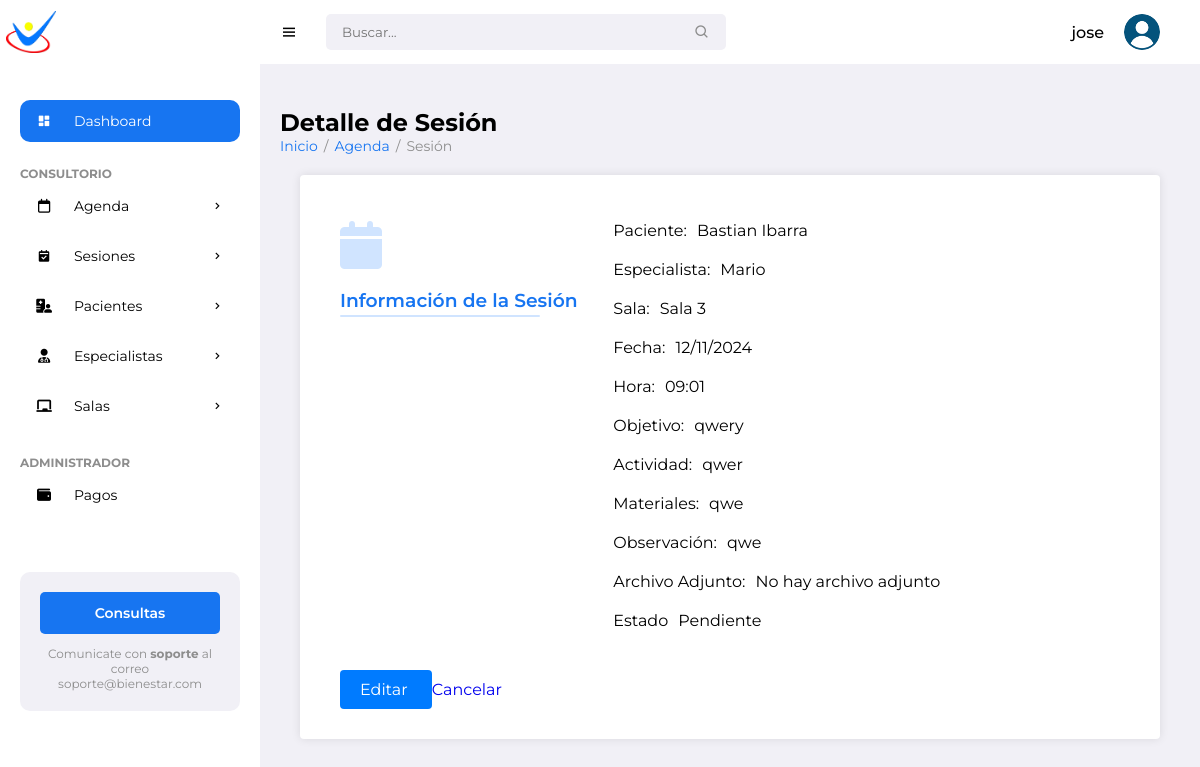
Screenshot of /sessions/12/ (signed in) with the database file from the repository.
### pacientes/models.py (models this page shows, shortened)
class Session(models.Model):
    STATUS_CHOICES = [
        ('Pendiente', 'Pendiente'),
        ('Realizada', 'Realizada'),
        ('Cancelada', 'Cancelada')
    ]
    patient = models.ForeignKey(Patient, on_delete=models.CASCADE, related_name='sessions')
    specialist = models.ForeignKey(Specialist, on_delete=models.CASCADE, related_name='sessions')
    room = models.ForeignKey(Room, on_delete=models.SET_NULL, null=True, related_name='sessions')
    date = models.DateField()
    time = models.TimeField()
    objective = models.CharField(max_length=255)
    activity = models.TextField()
    materials = models.TextField(blank=True)
    observation = models.TextField(blank=True)
    attachment = models.FileField(upload_to='session_attachments/', blank=True, null=True)
    status = models.CharField(
        max_length=10,
        choices=STATUS_CHOICES,
        default='Pendiente',
        help_text="Estado de la sesión: 'Pendiente', 'Completada o 'Cancelada'."
    )

class Patient(models.Model):
    name = models.CharField(max_length=100)
    surname = models.CharField(max_length=100)
    date_of_birth = models.DateField()
    gender = models.CharField(max_length=10, choices=[('M','Male'), ('F','Female')])
    address = models.CharField(max_length=255)
    phone_number = models.CharField(max_length=20)
    email = models.EmailField()
    cost_session = models.DecimalField(max_digits=10, decimal_places=2, default=0)
    photo = models.ImageField(upload_to='patient_photos/', blank=True, null=True)
    marital_status = models.CharField(max_length=20)
    medical_diagnosis = models.TextField()
    attachments = models.FileField(upload_to='patient_attachments/', blank=True, null=True)
    therapy = models.CharField(max_length=100)
    education = models.CharField(max_length=100, default='No especificado')
    therapist = models.ForeignKey(Specialist, on_delete=models.SET_NULL, null=True, related_name='patients')
    medical_history = models.TextField(blank=True, null=True)
    allergies = models.CharField(max_length=255, blank=True)  # Changed from TextField
    emergency_contact_name = models.CharField(max_length=100)
    emergency_contact_phone = models.CharField(max_length=20)  # Updated length
    notes = models.TextField(blank=True)
    created_date = models.DateTimeField(auto_now_add=True)
    status = models.CharField(max_length=50, choices=[
        ('Active', 'Active'),
        ('Discharged', 'Discharged'),
        ('Suspended', 'Suspended')
    ], blank=True,
        null=True)

class Specialist(models.Model):
    name = models.CharField(max_length=100)
    surname = models.CharField(max_length=100)
    specialty = models.CharField(max_length=100)
    email = models.EmailField()
    phone = models.CharField(max_length=20)

class Room(models.Model):
    name = models.CharField(max_length=100)
    capacity = models.IntegerField()
    location = models.CharField(max_length=100)
    specialists = models.ManyToManyField(Specialist, related_name='rooms')

### pacientes/views.py (the view, shortened to what this page needs)
# urls.py: path('sessions/<int:session_id>/', views.session_detail, name='session_detail'),
@login_required
def session_detail(request, session_id):
    session = get_object_or_404(Session, id=session_id)
    return render(request, 'pacientes/session/session_detail.html', {'session': session})

### pacientes/templates/pacientes/session/session_detail.html (shortened to what this page needs)
{% extends "pacientes/base/base.html" %}
{% block content %}
<h1>Detalle de Sesión</h1>
<ul class="breadcrumbs">
    <li><a href="{% url 'patient_list' %}">Inicio</a></li>
    <li class="divider">/</li>
    <li><a href="{% url 'calendar' %}">Agenda</a></li>
    <li class="divider">/</li>
    <li><a href="#" class="active">Sesión</a></li>
</ul>
<div class="form-container">
    <form method="post" class="add-form">
        <div class="row section">
            <div class="col-title">
                <i class="fa-solid fa-calendar"></i>
                <h3>Información de la Sesión</h3>
            </div>
            <div class="col-fields">
                <div class="form-group">
                    <label for="{{ form.patient.id_for_label }}">Paciente:</label>
                    <p>{{ session.patient.name }} {{ session.patient.surname }}</p>
                </div>
                <div class="form-group">
                    <label for="{{ form.specialist.id_for_label }}">Especialista:</label>
                    <p>{{ session.specialist.name }}</p>
                </div>
                <div class="form-group">
                    <label for="{{ form.room.id_for_label }}">Sala:</label>
                    <p>{{ session.room.name }}</p>
                </div>
                <div class="form-group">
                    <label for="{{ form.date.id_for_label }}">Fecha:</label>
                    <p>{{ session.date|date:"d/m/Y" }}</p>
                </div>
                <div class="form-group">
                    <label for="{{ form.time.id_for_label }}">Hora:</label>
                    <p>{{ session.time|time:"H:i" }}</p>
                </div>
                <div class="form-group">
                    <label for="{{ form.objective.id_for_label }}">Objetivo:</label>
                    <p>{{ session.objective }}</p>
                </div>
                <div class="form-group">
                    <label for="{{ form.activity.id_for_label }}">Actividad:</label>
                    <p>{{ session.activity }}</p>
                </div>
                <div class="form-group">
                    <label for="{{ form.materials.id_for_label }}">Materiales:</label>
                    <p>{{ session.materials }}</p>
                </div>
                <div class="form-group">
                    <label for="{{ form.observation.id_for_label }}">Observación:</label>
                    <p>{{ session.observation }}</p>
                </div>
                <div class="form-group">
                    <label for="{{ form.attachment.id_for_label }}">Archivo Adjunto:</label>
                    {% if session.attachment %}
                        <a href="{{ session.attachment.url }}" target="_blank">{{ session.attachment.name }}</a>
                    {% else %}
                        <p>No hay archivo adjunto</p>
                    {% endif %}
                </div>
                <div class="form-group">
                    <label for="{{ form.status.id_for_label }}">Estado</label>
                    <p>{{ session.get_status_display }}</p>
                </div>
            </div>
        </div>
        <div class="button-group">
            <a href="{% url 'edit_session' session.id %}" class="btn btn-primary">
                Editar
            </a>
            <a href="{% url 'reservation_list' %}" class="btn btn-secundary">
                Cancelar
            </a>
        </div>
    </form>
</div>
{% endblock %}

### pacientes/templates/pacientes/base/base.html (shortened to what this page needs)
{% load static %}
<!DOCTYPE html>
<html lang="en">
<head>
	<link href='https://unpkg.com/boxicons@2.0.9/css/boxicons.min.css' rel='stylesheet'>
	<link rel="stylesheet" href="https://cdnjs.cloudflare.com/ajax/libs/font-awesome/6.5.2/css/all.min.css">
	<link rel="stylesheet" href="{% static 'pacientes/css/styles.css' %}">
</head>
<body>
		<section id="sidebar">
			<a href="#" class="brand"><img src="{% static 'pacientes/images/min_logo.png' %}" alt="" style="width: 50px;"></a>
			<ul class="side-menu">
				<li><a href="#" class="active"><i class='bx bxs-dashboard icon' ></i> Dashboard</a></li>
				<li class="divider" data-text="Consultorio"></li>
				<li>
					<a href="{% url 'calendar' %}"><i class="fa-regular fa-calendar icon"></i>Agenda <i class='bx bx-chevron-right icon-right' ></i></a>
				</li>
				<li>
					<a href="{% url 'reservation_list' %}">
						<i class='bx bxs-calendar-check icon'></i> Sesiones
						<i class='bx bx-chevron-right icon-right'></i>
					</a>
				</li>
				<li>
					<a href="#"><i class="fa-solid fa-hospital-user icon"></i> Pacientes <i class='bx bx-chevron-right icon-right' ></i></a>
				</li>
				<li>
					<a href="#">
						<i class="fa-solid fa-user-doctor icon"></i> Especialistas
						<i class='bx bx-chevron-right icon-right'></i>
					</a>
				</li>
				<li>
			<a href="#">
				<i class="fas fa-chalkboard icon"></i> Salas
			<i class='bx bx-chevron-right icon-right'></i>
			</a>
	       </li>
			<li class="divider" data-text="Administrador"></li>
			<li><a href="{% url 'payment_list' %}"><i class="fa-solid fa-wallet icon"></i> Pagos</a></li>
		</ul>
			<div class="ads">
				<div class="wrapper">
					<a href="mailto:soporteit@ingenieriaterra.com.ar" class="btn-upgrade">Consultas</a>
					<p>Comunicate con <span>soporte</span> al correo soporte@bienestar.com</p>
				</div>
			</div>
		</section>
	<section id="content">
		<nav>
			<i class='bx bx-menu toggle-sidebar' ></i>
			<form action="#">
				<div class="form-group">
					<input type="text" placeholder="Buscar...">
					<i class='bx bx-search icon' ></i>
				</div>
			</form>
			<div class="profile">
				<span class="username">{{ user.username }}</span>
				<img src="{% static 'pacientes/images/usuario.png' %}" alt="">
			</div>
		</nav>
		<main>
			  <div class="main-content">
                {% block content %}{% endblock %}
            </div>
		</main>
</body>
</html>

### rows the page displays
Session: patient.name "Bastian", patient.surname "Ibarra", specialist.name "Mario", room.name "Sala 3", date "12/11/2024", time "09:01", objective "qwery", activity "qwer", materials "qwe", observation "qwe", status "Pendiente"

### other values shown
{{ user.username }} "jose"
